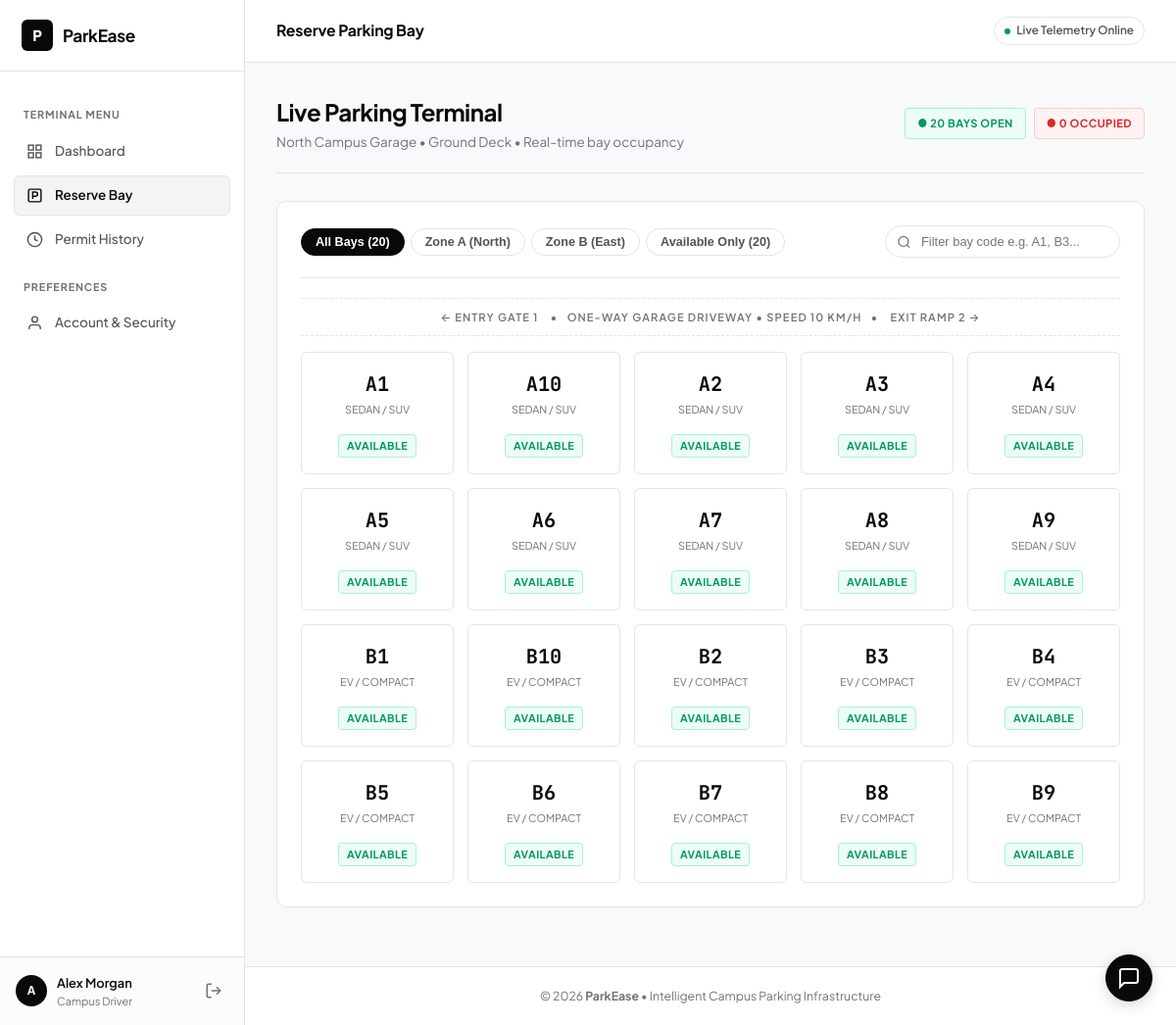
The app's page /user/book_slot.php (signed in) with its own data.
### tables this page shows
CREATE TABLE IF NOT EXISTS slots (
    id INT AUTO_INCREMENT PRIMARY KEY,
    slot_number VARCHAR(10) NOT NULL UNIQUE,
    status ENUM('available', 'occupied') DEFAULT 'available'
);

### user/book_slot.php (the view, shortened to what this page needs)
<?php
require_once '../config/db.php';
$slots_query = $conn->query("SELECT * FROM slots ORDER BY slot_number ASC");
$all_slots = [];
$available_count = 0;
$occupied_count = 0;
if ($slots_query) {
    while ($row = $slots_query->fetch_assoc()) {
        $all_slots[] = $row;
        if ($row['status'] === 'available') $available_count++;
        else $occupied_count++;
    }
}
include '../includes/header.php';
?>
<div class="page-header">
    <div>
        <h1 class="page-title">Live Parking Terminal</h1>
        <p class="page-subtitle">North Campus Garage • Ground Deck • Real-time bay occupancy</p>
    </div>
    <div style="display:flex; align-items:center; gap:8px;">
        <span class="badge badge-active" style="padding:6px 12px;">
            ● <?php echo $available_count; ?> BAYS OPEN
        </span>
        <span class="badge badge-cancelled" style="padding:6px 12px;">
            ● <?php echo $occupied_count; ?> OCCUPIED
        </span>
    </div>
</div>
<div class="garage-canvas">
    <div class="garage-toolbar">
        <div class="filter-pills">
            <button class="filter-btn active" onclick="filterBays('all', this)">All Bays (<?php echo count($all_slots); ?>)</button>
            <button class="filter-btn" onclick="filterBays('zone-a', this)">Zone A (North)</button>
            <button class="filter-btn" onclick="filterBays('zone-b', this)">Zone B (East)</button>
            <button class="filter-btn" onclick="filterBays('available', this)">Available Only (<?php echo $available_count; ?>)</button>
        </div>
        <div class="search-input-wrap">
            <svg class="search-icon-svg" width="15" height="15" viewBox="0 0 24 24" fill="none" stroke="currentColor" stroke-width="2"><circle cx="11" cy="11" r="8"></circle><line x1="21" y1="21" x2="16.65" y2="16.65"></line></svg>
            <input type="text" id="baySearch" placeholder="Filter bay code e.g. A1, B3..." onkeyup="searchBays()">
        </div>
    </div>
    <div class="garage-lane-indicator">
        <span>← Entry Gate 1</span>
        <span>• &nbsp; One-Way Garage Driveway • Speed 10 km/h &nbsp; •</span>
        <span>Exit Ramp 2 →</span>
    </div>
    <div class="slots-grid" id="slotsGrid">
        <?php foreach ($all_slots as $slot):
            $is_zone_a = (strpos(strtoupper($slot['slot_number']), 'A') === 0);
            $zone_class = $is_zone_a ? 'zone-a' : 'zone-b';
            $slot_clean = htmlspecialchars($slot['slot_number']);
        ?>
            <div class="slot-bay <?php echo $slot['status']; ?> <?php echo $zone_class; ?>"
                 data-bay="<?php echo strtolower($slot_clean); ?>"
                 data-status="<?php echo $slot['status']; ?>"
                 data-zone="<?php echo $zone_class; ?>"
                 <?php if ($slot['status'] === 'available'): ?>
                     onclick="confirmBooking(<?php echo $slot['id']; ?>, '<?php echo $slot_clean; ?>', '<?php echo $is_zone_a ? 'Zone A (North Gate)' : 'Zone B (East Wing)'; ?>')"
                     role="button"
                     tabindex="0"
                     title="Click to reserve bay <?php echo $slot_clean; ?>"
                 <?php else: ?>
                     title="Bay <?php echo $slot_clean; ?> is currently occupied"
                 <?php endif; ?>
            >
                <div>
                    <div class="bay-number"><?php echo $slot_clean; ?></div>
                    <div class="bay-type"><?php echo $is_zone_a ? 'Sedan / SUV' : 'EV / Compact'; ?></div>
                </div>
                <div>
                    <span class="bay-status-badge">
                        <?php echo $slot['status'] === 'available' ? 'AVAILABLE' : 'OCCUPIED'; ?>
                    </span>
                </div>
            </div>
        <?php endforeach; ?>
    </div>
</div>
<?php include '../includes/footer.php'; ?>

### records on screen
slots: slot_number "A1", shows "SEDAN / SUV", status "AVAILABLE"
slots: slot_number "A10", shows "SEDAN / SUV", status "AVAILABLE"
slots: slot_number "A2", shows "SEDAN / SUV", status "AVAILABLE"
slots: slot_number "A3", shows "SEDAN / SUV", status "AVAILABLE"
slots: slot_number "A4", shows "SEDAN / SUV", status "AVAILABLE"
slots: slot_number "A5", shows "SEDAN / SUV", status "AVAILABLE"
slots: slot_number "A6", shows "SEDAN / SUV", status "AVAILABLE"
slots: slot_number "A7", shows "SEDAN / SUV", status "AVAILABLE"
slots: slot_number "A8", shows "SEDAN / SUV", status "AVAILABLE"
slots: slot_number "A9", shows "SEDAN / SUV", status "AVAILABLE"
slots: slot_number "B1", shows "EV / COMPACT", status "AVAILABLE"
slots: slot_number "B10", shows "EV / COMPACT", status "AVAILABLE"
slots: slot_number "B2", shows "EV / COMPACT", status "AVAILABLE"
slots: slot_number "B3", shows "EV / COMPACT", status "AVAILABLE"
slots: slot_number "B4", shows "EV / COMPACT", status "AVAILABLE"
slots: slot_number "B5", shows "EV / COMPACT", status "AVAILABLE"
slots: slot_number "B6", shows "EV / COMPACT", status "AVAILABLE"
slots: slot_number "B7", shows "EV / COMPACT", status "AVAILABLE"
slots: slot_number "B8", shows "EV / COMPACT", status "AVAILABLE"
slots: slot_number "B9", shows "EV / COMPACT", status "AVAILABLE"

### other values on screen
$user_initial "A"
$user_name "Alex Morgan"
$topbar_title "Reserve Parking Bay"
$available_count "20"
$occupied_count "0"
count($all_slots) "20"
